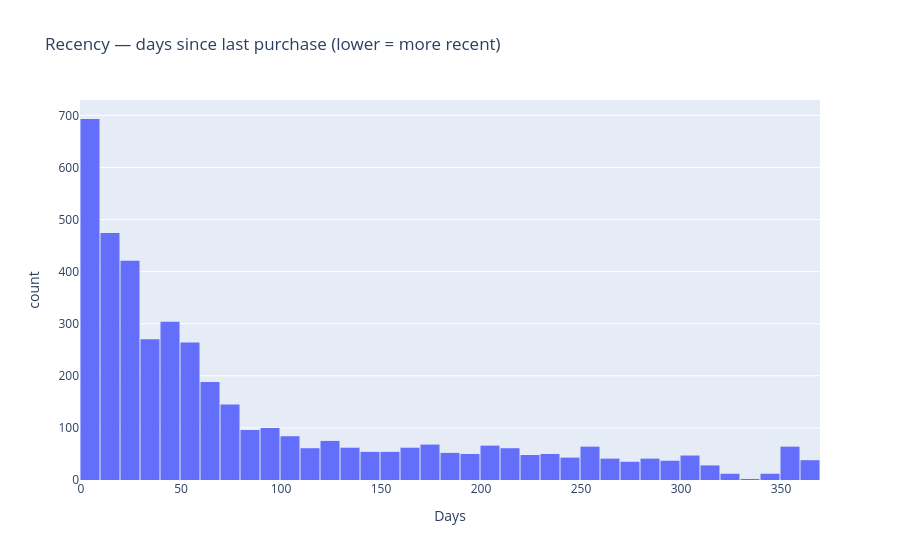

Notebook code cell kept with this figure:
### Markdown cell above
---
## Section 3 — Feature Distributions

RFM distributions are typically highly right-skewed. Log scale on monetary and AOV axes
reveals the shape of the distribution more clearly than linear scale.

### Code cell
fig = px.histogram(
    rfm, x="recency", nbins=60,
    title="Recency — days since last purchase (lower = more recent)",
    labels={"recency": "Days", "count": "Customers"},
)
fig.update_layout(bargap=0.05)
fig.show()

### Figure 1 — Plotly figure (JSON) as saved in the notebook; plotly's stock layout.template omitted (floating-point values rounded to 4 significant figures; data arrays with more than 128 entries replaced by an {"elided": "..."} marker saying what was removed)
{"data": [{"bingroup": "x", "hovertemplate": "Days=%{x}<br>count=%{y}<extra></extra>", "legendgroup": "", "marker": {"color": "#636efa", "pattern": {"shape": ""}}, "name": "", "nbinsx": 60, "orientation": "v", "showlegend": false, "type": "histogram", "x": {"elided": "4266 int values"}, "xaxis": "x", "yaxis": "y"}], "layout": {"bargap": 0.05, "barmode": "relative", "legend": {"tracegroupgap": 0}, "title": {"text": "Recency — days since last purchase (lower = more recent)"}, "xaxis": {"anchor": "y", "domain": [0, 1], "title": {"text": "Days"}}, "yaxis": {"anchor": "x", "domain": [0, 1], "title": {"text": "count"}}}}
